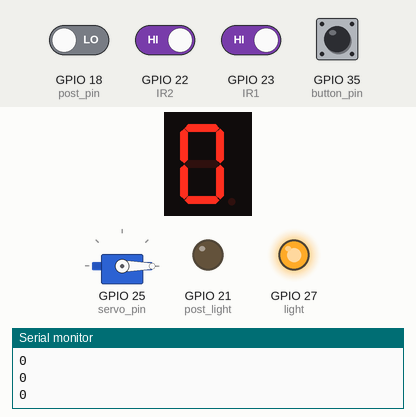
This sketch was run on a simulated ESP32. On the bench: 1-digit seven-segment display, servo, output pins drawn as LEDs (lit = HIGH), the last lines printed to the serial monitor. The test bench sets the inputs (shaded band); at power-on: GPIO 22 (IR2), GPIO 23 (IR1), GPIO 35 (button_pin) HIGH, GPIO 18 (post_pin) LOW. WiFi joins after 1.5 s; servers stay silent unless stated; no MQTT or app messages arrive unless stated.

Above: at 3.7 s.
3.8 s: GPIO 35 (button_pin) pulled LOW for 0.15 s
At 6.3 s:
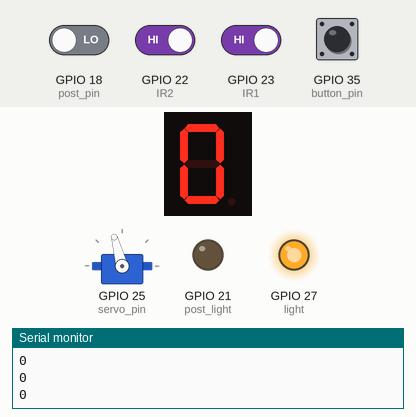
6.6 s: GPIO 18 (post_pin) driven HIGH
At 8.7 s:
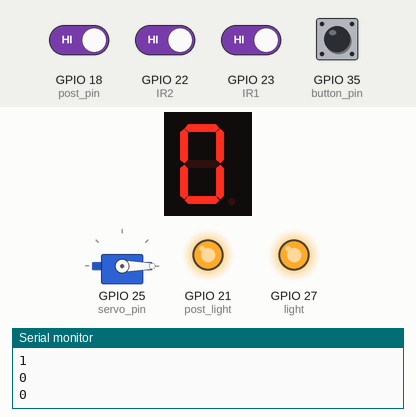
9.6 s: GPIO 35 (button_pin) pulled LOW for 1 s
At 12.0 s:
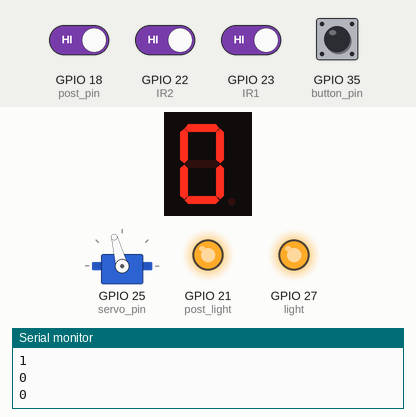
12.3 s: GPIO 18 (post_pin) driven LOW
At 14.7 s:
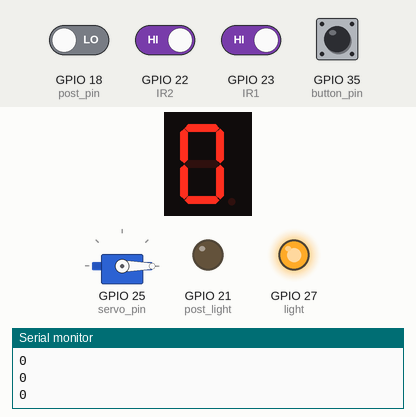
Timing chart, 0 to 15.0 s (numbered marks = the images above; inputs shaded):
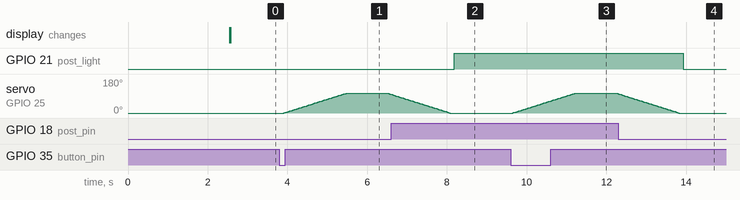

Measured:
- after the input at 3.8 s, servo on GPIO 25 (servo_pin): rises from 0° to 105° in 1.6 s, then falls to 98° in 1.1 s
- after the input at 6.6 s, GPIO 21 (post_light): LOW → HIGH after 1.6 s
- after the input at 9.6 s, servo on GPIO 25 (servo_pin): rises from 0° to 105° in 1.6 s, then falls to 102° in 1.1 s
- after the input at 12.3 s, GPIO 21 (post_light): HIGH → LOW after 1.6 s

The sketch:

Hall.ino
```cpp
/* Dans le cadre du projet Smart Ohm'e de BA3 ingénieur civil en informatique et gestion
 *  AFENZOUAR Farid
 *  email : Farid.AFENZOUAR@student.umons.ac.be
 *  FISICARO Federico
 *  email: Federico.FISICARO@student.umons.ac.be
 *  NGUYEN Harry
 *  email : Harry.NGUYEN@student.umons.ac.be
 *  VANSNICK Loïc
 *  email : Loic.VANSNICK@student.umons.ac.be
 */

#include <WiFi.h> // Enables the ESP8266 to connect to the local network (via WiFi)
#include <PubSubClient.h> // Allows us to connect to, and publish to the MQTT broker

// WiFi
// Make sure to update this for your own WiFi network!
const char* ssid = "IoTWifi";
const char* wifi_password = "SmartBuilding";

// MQTT
const char* mqtt_server = "192.168.4.1";
const char* mqtt_topic_mail = "hall/courrier";
const char* mqtt_topic_people = "hall/personnes";
const char* mqtt_topic_garden = "hall/jardin";
// The client id identifies the ESP8266 device. Think of it a bit like a hostname (Or just a name, like Greg).
const char* clientID = "esp32_Hall";

// Initialise the WiFi and MQTT Client objects
WiFiClient wifiClient;
PubSubClient client(mqtt_server, 1883, wifiClient); // 1883 is the listener port for the Broker

// Sensors


#include "SevSeg.h"
#include <ESP32Servo.h>

SevSeg sevseg;
Servo servo;
int button_pin = 35;
int IR1=23;
int IR2=22;
int servo_pin=25;
int light= 27;
int post_light=21;
int post_pin= 18;

int persons=0;
int Sortir = 0;
int Entrer = 0;


// Données à envoyer

int courrier = 0;
int jardin = 0;


void setup() {


  Serial.begin(9600);
  delay(1000); // give me time to bring up serial monitor
  Serial.println("ESP32 Analog IN Test");

  Serial.print("Connecting to ");
  Serial.println(ssid);

  // Connect to the WiFi
  WiFi.begin(ssid, wifi_password);

  // Wait until the connection has been confirmed before continuing
  while (WiFi.status() != WL_CONNECTED) {
    delay(500);
    Serial.print(".");
  }

  // Debugging - Output the IP Address of the ESP8266
  Serial.println("WiFi connected");
  Serial.print("IP address: ");
  Serial.println(WiFi.localIP());

  // Connect to MQTT Broker
  // client.connect returns a boolean value to let us know if the connection was successful.
  if (client.connect(clientID)) {
    Serial.println("Connected to MQTT Broker!");
  }
  else {
    Serial.println("Connection to MQTT Broker failed...");
  }

// autres setup à faire

  byte numDigits = 1;
  byte digitPins[] = {};
  // byte segmentPins[] = {13, 12, 16, 4, 15, 26, 14, 17};
  byte segmentPins[] = {13, 33, 16, 4, 15, 26, 14, 17};
  bool resistorsOnSegments = true;
  sevseg.begin(COMMON_ANODE, numDigits, digitPins, segmentPins, resistorsOnSegments);
  sevseg.setBrightness(90);

  pinMode(light , OUTPUT);

  pinMode(button_pin, INPUT);
  servo.attach(servo_pin);
  servo.write(0);

  pinMode(IR1, INPUT);
  pinMode(IR2, INPUT);

  pinMode(post_pin, INPUT);
  pinMode(post_light , OUTPUT);
  Serial.begin(9600);

  digitalWrite(light,HIGH);


}

void loop() {

  int detect1 = digitalRead(IR1);
  int detect2 = digitalRead(IR2);
  int button = digitalRead(button_pin);
  int angle = servo.read();
  int post= digitalRead(post_pin);

  if(post==HIGH){
    digitalWrite(post_light, HIGH);
    courrier = 1;
    }
  else{
    digitalWrite(post_light, LOW);
    courrier = 0;
  }


  if(button==LOW ){

    if(angle==0){
      for(angle = 0; angle <= 105; angle++)
      {
        servo.write(angle);
        delay(15);
      }
      delay(1000);
      }
      else{
       for(angle = 105; angle >= 0; angle--)
      {
        servo.write(angle);
        delay(15);
      }
      delay(1000);
        }
  }


   if (detect1 == LOW  && detect2 == HIGH){
      Entrer = 1;

      if(Sortir==1){
        persons--;
        Entrer=0;
        Sortir=0;

    delay(3000);
      }
    }

  if (detect2 == LOW && detect1 == HIGH){
      //Serial.println("Détecter2");
      Sortir = 1;

      if(Entrer == 1){
        persons++;
        Entrer=0;
        Sortir=0;
        if(persons<0) {persons =0;}
     delay(3000);
      }
    }
  delay(10);
  if(persons < 0){
    persons = 0;
  }
  sevseg.setNumber(persons);
  sevseg.refreshDisplay();

  if(persons ==0 && angle != 0){

    for(angle = 105; angle >= 0; angle--)
    {
      servo.write(angle);
      delay(15);
    }

    }
  //Serial.println(angle);
  //Serial.println(persons);

  if (angle == 0){
    jardin = 0;
  } else {
    jardin = 1;
  }
  //Serial.println(garden);
  // if the value is a sentence/word

  char people[16];
  char mail[16];
  char garden[16];

  itoa(courrier, mail, 10);
  itoa(persons, people, 10);
  itoa(jardin, garden, 10);

  // Send mail detection


  if (client.publish(mqtt_topic_mail, mail)){
    Serial.println(mail);
    // client.publish(mqtt_topic, cstr);
    // Again, client.publish will return a boolean value depending on whether it succeded or not.
    // If the message failed to send, we will try again, as the connection may have broken.
  }else {
        Serial.println("Message failed to send. Reconnecting to MQTT Broker and trying again");
        client.connect(clientID);
        delay(10); // This delay ensures that client.publish doesn't clash with the client.connect call
        client.publish(mqtt_topic_mail, "Button pressed!");
  }

  // Send person number

  if (client.publish(mqtt_topic_people, people)){
    Serial.println(people);
    // client.publish(mqtt_topic, cstr);
    // Again, client.publish will return a boolean value depending on whether it succeded or not.
    // If the message failed to send, we will try again, as the connection may have broken.
  }else {
        Serial.println("Message failed to send. Reconnecting to MQTT Broker and trying again");
        client.connect(clientID);
        delay(10); // This delay ensures that client.publish doesn't clash with the client.connect call
        client.publish(mqtt_topic_people, "Button pressed!");
  }


  // Send door status


  if (client.publish(mqtt_topic_garden, garden)){
    Serial.println(garden);
    // client.publish(mqtt_topic, cstr);
    // Again, client.publish will return a boolean value depending on whether it succeded or not.
    // If the message failed to send, we will try again, as the connection may have broken.
  }else {
        Serial.println("Message failed to send. Reconnecting to MQTT Broker and trying again");
        client.connect(clientID);
        delay(10); // This delay ensures that client.publish doesn't clash with the client.connect call
        client.publish(mqtt_topic_garden, "Button pressed!");
  }

  delay(100);

}
```
